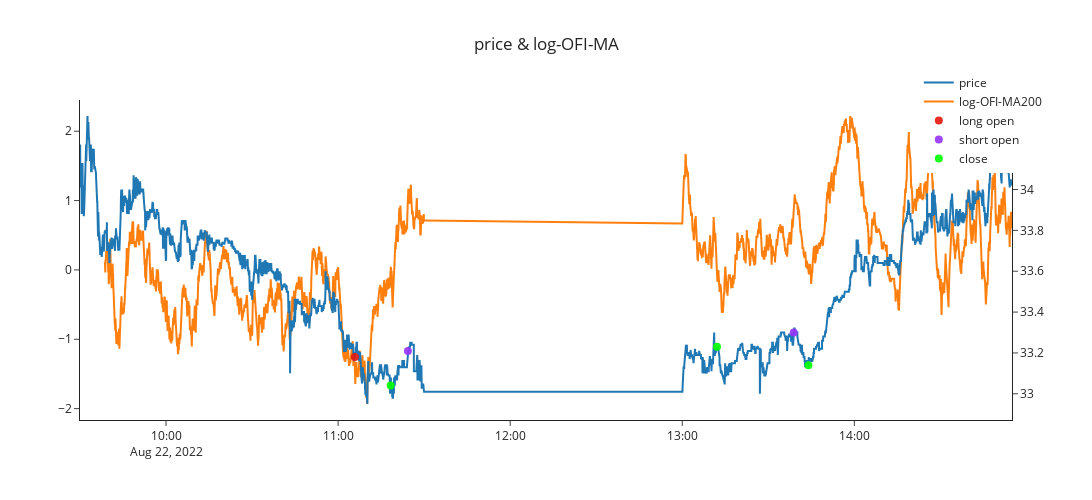

Notebook code for this chart:
### Code cell
'''
rgba颜色对照表
https://wenku.baidu.com/view/41c91c5b24284b73f242336c1eb91a37f0113257.html
plotly绘制散点图
https://www.yisu.com/zixun/168081.html
'''

x_values = df_signal.reset_index()['index'].apply(str)
# x_values = [i for i in range(len(df_signal))]
trace1 = go.Scatter(
    x=x_values,
    y=df_signal['price'].loc[f'{start_date_formatted} 09:30:00':f'{end_date_formatted} 14:55:00'],
    name='price',
    xaxis='x', 
    yaxis='y2',#标明设置一个不同于trace1的一个坐标轴
    mode = 'lines'
)

trace2 = go.Scatter(
    x=x_values,
    y=df_signal['log-OFI-MA200'].loc[f'{start_date_formatted} 09:30:00':f'{end_date_formatted} 14:55:00'],
    name='log-OFI-MA200',
    mode = 'lines'
)


trace_long = go.Scatter(
    x = df_trade_long.index,
    y = df_trade_long['price'],
    xaxis='x', 
    yaxis='y2',#标明设置一个不同于trace1的一个坐标轴
    name = 'long open',
    mode = 'markers',
    marker = dict(
    size = 8, # 设置点的宽度
    color = 'rgba(227, 23, 13, .9)'), #红色
    )

trace_short = go.Scatter(
    x = df_trade_short.index,
    y = df_trade_short['price'],
    xaxis='x', 
    yaxis='y2',#标明设置一个不同于trace1的一个坐标轴
    name = 'short open',
    mode = 'markers',
    marker = dict(
    size =8, # 设置点的宽度
    color = 'rgba(151, 51, 250, .9)'), #紫色
    )

trace_close = go.Scatter(
    x = df_trade_close.index,
    y = df_trade_close['price'],
    xaxis='x', 
    yaxis='y2',#标明设置一个不同于trace1的一个坐标轴
    name = 'close',
    mode = 'markers',
    marker = dict(
    size = 8, # 设置点的宽度
    color = 'rgba(0, 255, 0, .9)'), #绿色
    )

data = [trace1,trace2,trace_long,trace_short,trace_close]
layout = go.Layout({"template": 'simple_white',
                   "title":{"text": 'price & log-OFI-MA', "x": 0.5}, 
                   "xaxis":{"title": {"text": None}, "tickformat": ''},
                   "yaxis":{"title": {"text": ""}},
                   "yaxis2": {'anchor': 'x', "overlaying": 'y', "side": 'right'}, #设置坐标轴的格式，一般次坐标轴在右侧
                   "legend":{"title": {"text": ""}, "x": 0.9, "y": 1.1},
                   "width": 1200,
                   "height": 500})
 
fig = go.Figure(data=data, layout=layout)
fig.show()

### Figure 1 — Plotly figure (JSON) as saved in the notebook; plotly's stock layout.template omitted (floating-point values rounded to 4 significant figures; data arrays with more than 128 entries replaced by an {"elided": "..."} marker saying what was removed)
{"data": [{"mode": "lines", "name": "price", "type": "scatter", "x": {"elided": "4240 str values"}, "xaxis": "x", "y": {"elided": "4240 float values"}, "yaxis": "y2"}, {"mode": "lines", "name": "log-OFI-MA200", "type": "scatter", "x": {"elided": "4240 str values"}, "y": {"elided": "4240 float values"}}, {"marker": {"color": "rgba(227, 23, 13, .9)", "size": 8}, "mode": "markers", "name": "long open", "type": "scatter", "x": ["2022-08-22T11:05:51"], "xaxis": "x", "y": [33.18], "yaxis": "y2"}, {"marker": {"color": "rgba(151, 51, 250, .9)", "size": 8}, "mode": "markers", "name": "short open", "type": "scatter", "x": ["2022-08-22T11:24:20", "2022-08-22T13:38:51"], "xaxis": "x", "y": [33.21, 33.3], "yaxis": "y2"}, {"marker": {"color": "rgba(0, 255, 0, .9)", "size": 8}, "mode": "markers", "name": "close", "type": "scatter", "x": ["2022-08-22T11:18:19", "2022-08-22T13:12:06", "2022-08-22T13:43:59"], "xaxis": "x", "y": [33.04, 33.23, 33.14], "yaxis": "y2"}], "layout": {"height": 500, "legend": {"title": {"text": ""}, "x": 0.9, "y": 1.1}, "title": {"text": "price & log-OFI-MA", "x": 0.5}, "width": 1200, "xaxis": {"tickformat": ""}, "yaxis": {"title": {"text": ""}}, "yaxis2": {"anchor": "x", "overlaying": "y", "side": "right"}}}
